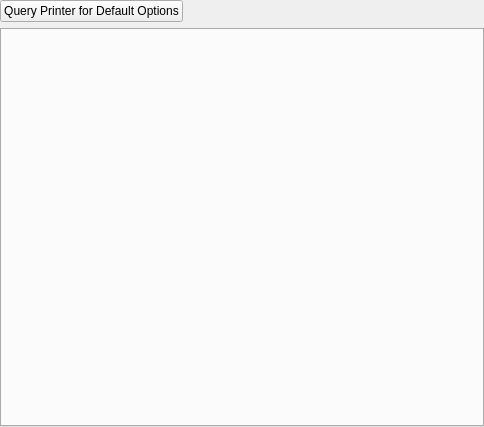
<?xml version="1.0" encoding="UTF-8"?>
<ui version="4.0">
 <class>PrinterOptions</class>
 <widget class="QWidget" name="PrinterOptions">
  <property name="geometry">
   <rect>
    <x>0</x>
    <y>0</y>
    <width>484</width>
    <height>427</height>
   </rect>
  </property>
  <layout class="QGridLayout" name="gridLayout">
   <property name="margin">
    <number>0</number>
   </property>
   <item row="0" column="0">
    <widget class="KPushButton" name="autoConfigurePB">
     <property name="sizePolicy">
      <sizepolicy hsizetype="Fixed" vsizetype="Fixed">
       <horstretch>0</horstretch>
       <verstretch>0</verstretch>
      </sizepolicy>
     </property>
     <property name="text">
      <string>Query Printer for Default Options</string>
     </property>
    </widget>
   </item>
   <item row="1" column="0">
    <widget class="KTabWidget" name="optionsTW"/>
   </item>
  </layout>
 </widget>
 <customwidgets>
  <customwidget>
   <class>KPushButton</class>
   <extends>QPushButton</extends>
   <header>kpushbutton.h</header>
  </customwidget>
  <customwidget>
   <class>KTabWidget</class>
   <extends>QTabWidget</extends>
   <header>ktabwidget.h</header>
   <container>1</container>
  </customwidget>
 </customwidgets>
 <resources/>
 <connections/>
</ui>
